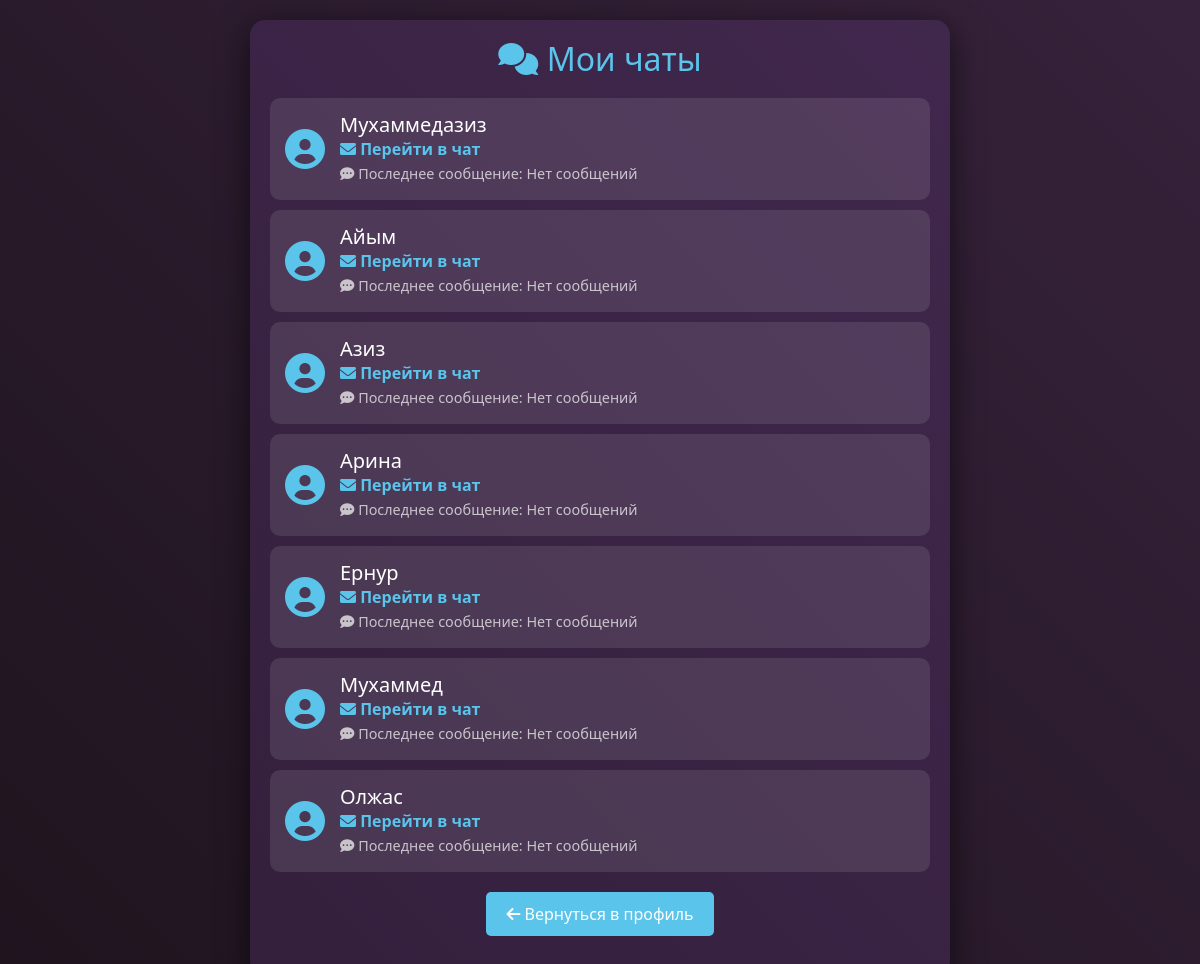
The page /chats/ (signed in) on the database its author committed.
### main/models.py (models this page shows, shortened)
class Teacher(models.Model):
    user = models.ForeignKey(settings.AUTH_USER_MODEL, on_delete=models.CASCADE)
    name = models.CharField(max_length=255, default="")
    phone = models.CharField(max_length=20)
    skill_level = models.CharField(
        max_length=20,
        choices=[('Beginner', 'Beginner'), ('Intermediate', 'Intermediate'), ('Advanced', 'Advanced')],
        default='Beginner'
    )
    directions = models.TextField()
    skills = models.TextField()
    experience = models.TextField()
    price = models.FloatField()
    avatar = models.ImageField(upload_to='avatars/', blank=True, null=True)

### main/views.py (the view)
# urls.py: path('chats/', chat_list, name='chat_list'),
@login_required
def chat_list(request):
    chats = (
        ChatMessage.objects.filter(Q(sender=request.user) | Q(receiver=request.user))
        .values('receiver_id')
        .distinct()
    )
    chat_teachers = Teacher.objects.filter(user__id__in=[chat['receiver_id'] for chat in chats])
    return render(request, 'main/chat_list.html', {'chats': chat_teachers})

### main/templates/main/chat_list.html (shortened to what this page needs)
<!DOCTYPE html>
<html lang="ru">
<head>
    <link rel="stylesheet" href="https://cdn.jsdelivr.net/npm/bootstrap@5.3.0/dist/css/bootstrap.min.css">
    <link rel="stylesheet" href="https://cdnjs.cloudflare.com/ajax/libs/font-awesome/6.0.0/css/all.min.css">
</head>
<body>
    <div class="container">
        <h1><i class="fas fa-comments"></i> Мои чаты</h1>
        <ul class="chat-list">
            {% for teacher in chats %}
            <li class="chat-item" onclick="window.location.href='{% url 'chat_with_teacher' teacher.id %}'">
                <i class="fas fa-user-circle chat-icon"></i>
                <div class="chat-info">
                    <h5>{{ teacher.name }}</h5>
                    {% if teacher.id %}
                        <a href="{% url 'chat_with_teacher' teacher.id %}" class="chat-link">
                            <i class="fas fa-envelope"></i> Перейти в чат
                        </a>
                        <br>
                        <span class="last-message">
                            <i class="fas fa-comment-dots"></i> Последнее сообщение: {{ teacher.last_message|default:"Нет сообщений" }}
                        </span>
                    {% else %}
                        <span class="last-message text-danger">
                            <i class="fas fa-exclamation-circle"></i> Ошибка: у этого чата нет преподавателя.
                        </span>
                    {% endif %}
                </div>
            </li>
            {% empty %}
            <li class="no-chats">
                <i class="fas fa-ban"></i> Нет активных чатов.
            </li>
            {% endfor %}
        </ul>
        <a href="{% url 'my_profile' %}" class="btn-back"><i class="fas fa-arrow-left"></i> Вернуться в профиль</a>
    </div>
</body>
</html>

### main/templates/main/chat_list.html (style rules this page uses)
body { background: linear-gradient(45deg, #1f141e, #36223b); color: white; font-family: 'Segoe UI', Tahoma, Geneva, Verdana, sans-serif; margin: 0; padding: 20px; }
.container { max-width: 700px; margin: auto; padding: 20px; border-radius: 15px; background: rgba(106, 61, 138, 0.25); box-shadow: 0 8px 32px rgba(0, 0, 0, 0.6); }
h1 { text-align: center; font-size: 2rem; color: #5bc4eb; margin-bottom: 20px; }
.chat-list { list-style: none; padding: 0; }
.chat-item { display: flex; align-items: center; background: rgba(255, 255, 255, 0.1); padding: 15px; border-radius: 10px; margin-bottom: 10px; transition: transform 0.3s ease, box-shadow 0.3s ease; cursor: pointer; }
.chat-icon { font-size: 40px; color: #5bc4eb; margin-right: 15px; }
.chat-info { flex-grow: 1; }
.chat-info h5 { margin: 0; color: white; }
.chat-link { color: #5bc4eb; text-decoration: none; font-weight: bold; }
.last-message { font-size: 0.9rem; color: rgba(255, 255, 255, 0.7); }
.btn-back { display: block; margin: 20px auto; padding: 10px 20px; background: #5bc4eb; color: white; text-align: center; text-decoration: none; border-radius: 5px; transition: background 0.3s ease; width: fit-content; }

### rows shown on the page
Teacher: name "Мухаммедазиз", last_message "Нет сообщений"
Teacher: name "Айым", last_message "Нет сообщений"
Teacher: name "Азиз", last_message "Нет сообщений"
Teacher: name "Арина", last_message "Нет сообщений"
Teacher: name "Ернур", last_message "Нет сообщений"
Teacher: name "Мухаммед", last_message "Нет сообщений"
Teacher: name "Олжас", last_message "Нет сообщений"
